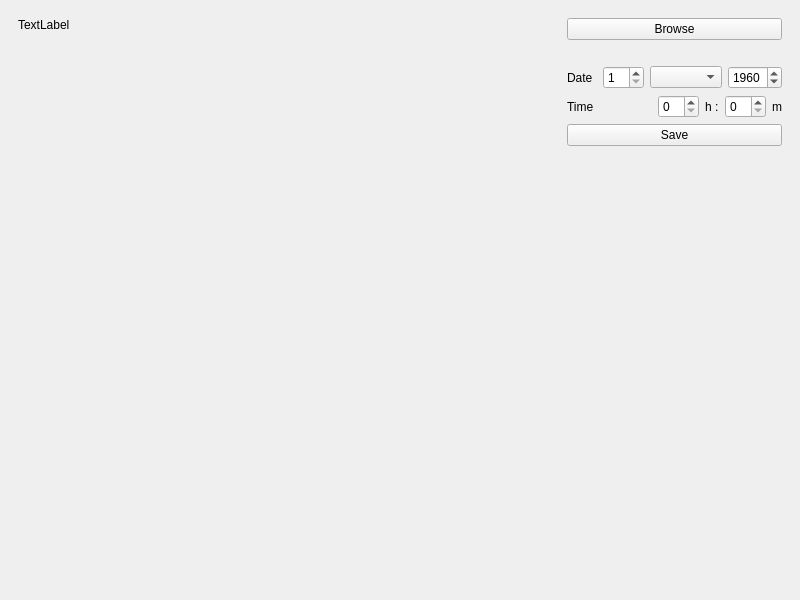
<?xml version="1.0" encoding="UTF-8"?>
<ui version="4.0">
 <class>ImageViewer</class>
 <widget class="QMainWindow" name="ImageViewer">
  <property name="geometry">
   <rect>
    <x>0</x>
    <y>0</y>
    <width>800</width>
    <height>600</height>
   </rect>
  </property>
  <property name="windowTitle">
   <string>Image Viewer</string>
  </property>
  <widget class="QWidget" name="central_widget">
   <layout class="QGridLayout" name="gridLayout">
    <item row="0" column="0">
     <layout class="QHBoxLayout" name="horizontalLayout">
      <item>
       <widget class="QWidget" name="verticalWidget" native="true">
        <property name="sizePolicy">
         <sizepolicy hsizetype="Preferred" vsizetype="Preferred">
          <horstretch>7</horstretch>
          <verstretch>0</verstretch>
         </sizepolicy>
        </property>
        <layout class="QVBoxLayout" name="verticalLayout_2">
         <item>
          <widget class="QLabel" name="current_folder_label">
           <property name="sizePolicy">
            <sizepolicy hsizetype="Maximum" vsizetype="Preferred">
             <horstretch>0</horstretch>
             <verstretch>0</verstretch>
            </sizepolicy>
           </property>
           <property name="text">
            <string>TextLabel</string>
           </property>
          </widget>
         </item>
         <item>
          <widget class="ImageGrid" name="image_grid" native="true"/>
         </item>
         <item>
          <spacer name="verticalSpacer_2">
           <property name="orientation">
            <enum>Qt::Vertical</enum>
           </property>
           <property name="sizeHint" stdset="0">
            <size>
             <width>20</width>
             <height>40</height>
            </size>
           </property>
          </spacer>
         </item>
        </layout>
       </widget>
      </item>
      <item>
       <widget class="QWidget" name="widget" native="true">
        <property name="sizePolicy">
         <sizepolicy hsizetype="Preferred" vsizetype="Preferred">
          <horstretch>3</horstretch>
          <verstretch>0</verstretch>
         </sizepolicy>
        </property>
        <layout class="QVBoxLayout" name="verticalLayout">
         <item>
          <widget class="QPushButton" name="browse_button">
           <property name="text">
            <string>Browse</string>
           </property>
          </widget>
         </item>
         <item>
          <widget class="QLabel" name="file_details">
           <property name="text">
            <string/>
           </property>
          </widget>
         </item>
         <item>
          <layout class="QHBoxLayout" name="horizontalLayout_2">
           <item>
            <widget class="QLabel" name="label">
             <property name="text">
              <string>Date</string>
             </property>
            </widget>
           </item>
           <item>
            <spacer name="horizontalSpacer_2">
             <property name="orientation">
              <enum>Qt::Horizontal</enum>
             </property>
             <property name="sizeHint" stdset="0">
              <size>
               <width>40</width>
               <height>20</height>
              </size>
             </property>
            </spacer>
           </item>
           <item>
            <widget class="QSpinBox" name="day">
             <property name="minimum">
              <number>1</number>
             </property>
             <property name="maximum">
              <number>31</number>
             </property>
            </widget>
           </item>
           <item>
            <widget class="QComboBox" name="month"/>
           </item>
           <item>
            <widget class="QSpinBox" name="year">
             <property name="prefix">
              <string/>
             </property>
             <property name="minimum">
              <number>1900</number>
             </property>
             <property name="maximum">
              <number>2100</number>
             </property>
             <property name="value">
              <number>1960</number>
             </property>
            </widget>
           </item>
          </layout>
         </item>
         <item>
          <layout class="QHBoxLayout" name="horizontalLayout_3">
           <item>
            <widget class="QLabel" name="label_2">
             <property name="text">
              <string>Time</string>
             </property>
            </widget>
           </item>
           <item>
            <spacer name="horizontalSpacer">
             <property name="orientation">
              <enum>Qt::Horizontal</enum>
             </property>
             <property name="sizeHint" stdset="0">
              <size>
               <width>40</width>
               <height>20</height>
              </size>
             </property>
            </spacer>
           </item>
           <item>
            <widget class="QSpinBox" name="hour">
             <property name="maximum">
              <number>23</number>
             </property>
            </widget>
           </item>
           <item>
            <widget class="QLabel" name="label_3">
             <property name="text">
              <string>h :</string>
             </property>
            </widget>
           </item>
           <item>
            <widget class="QSpinBox" name="minutes">
             <property name="maximum">
              <number>59</number>
             </property>
            </widget>
           </item>
           <item>
            <widget class="QLabel" name="label_4">
             <property name="text">
              <string>m</string>
             </property>
            </widget>
           </item>
          </layout>
         </item>
         <item>
          <widget class="QPushButton" name="save_button">
           <property name="text">
            <string>Save</string>
           </property>
          </widget>
         </item>
         <item>
          <spacer name="verticalSpacer">
           <property name="orientation">
            <enum>Qt::Vertical</enum>
           </property>
           <property name="sizeHint" stdset="0">
            <size>
             <width>20</width>
             <height>40</height>
            </size>
           </property>
          </spacer>
         </item>
        </layout>
       </widget>
      </item>
     </layout>
    </item>
   </layout>
  </widget>
 </widget>
 <customwidgets>
  <customwidget>
   <class>ImageGrid</class>
   <extends>QWidget</extends>
   <header>fotogenea/imagegrid</header>
   <container>1</container>
  </customwidget>
 </customwidgets>
 <resources/>
 <connections/>
</ui>
